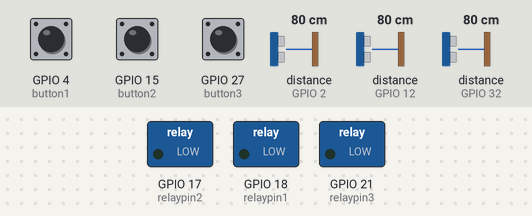
Recording of a sketch running on a simulated ESP32. Shown: switched loads named in the sketch (green lamp = pin HIGH). Wiring (inferred from the names in the program): 3 × ultrasonic range finder: trigger GPIO 13, echo GPIO 12 / trigger GPIO 14, echo GPIO 2 / trigger GPIO 33, echo GPIO 32. Dashed ring = blinking. The test bench sets the inputs (shaded band); at power-on: GPIO 4 (button1) HIGH, GPIO 15 (button2) HIGH, GPIO 27 (button3) HIGH, distance to the obstacle (sensors on GPIO 2, GPIO 12, GPIO 32) 80 cm. The echo pulse lasts 58.3 µs per cm; nothing arrives over Bluetooth unless stated; pins used as bus, display or sensor lines are not drawn; what the sketch prints to the serial monitor is not drawn.

Above: at 1.2 s.
1.3 s: GPIO 4 (button1) pulled LOW for 3.2 s
At 2.0 s:
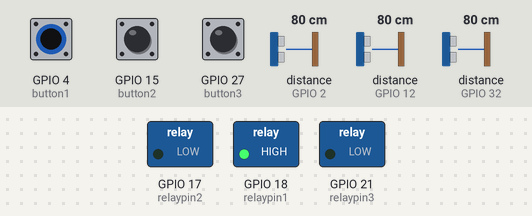
6.8 s: GPIO 15 (button2) pulled LOW for 0.15 s
At 7.4 s:
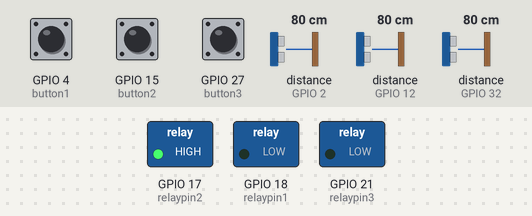
9.9 s: GPIO 27 (button3) pulled LOW for 0.15 s
At 10.8 s:
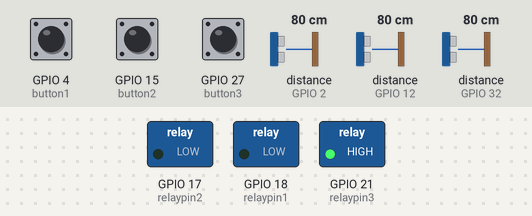
13.0 s: GPIO 27 (button3) pulled LOW for 1 s
At 15.6 s:
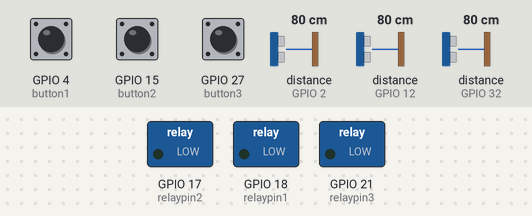
16.5 s: GPIO 27 (button3) pulled LOW for 3.2 s
At 16.8 s:
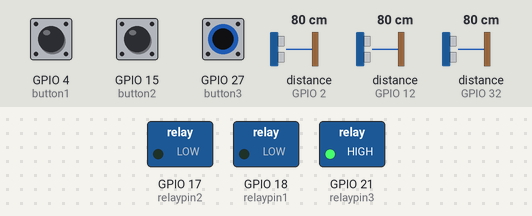
Timing chart, 0 to 22.0 s (numbered marks = the images above; inputs shaded):
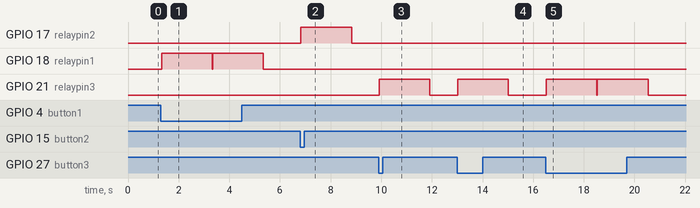

Measured:
- after the input at 1.3 s, GPIO 18 (relaypin1): alternates HIGH for 2.0 s and LOW for 0.02 s, starting at once
- after the input at 6.8 s, GPIO 17 (relaypin2): LOW → HIGH at once, → LOW 2.0 s later
- after the input at 9.9 s, GPIO 21 (relaypin3): LOW → HIGH at once, → LOW 2.0 s later
- after the input at 13.0 s, GPIO 21 (relaypin3): LOW → HIGH at once, → LOW 2.0 s later
- after the input at 16.5 s, GPIO 21 (relaypin3): alternates HIGH for 2.0 s and LOW for 0.02 s, starting at once

The sketch:

mastercode_plus_mvpcode.ino
```cpp
#include "BluetoothSerial.h"

//Properly enables bluetooth:
#if !defined(CONFIG_BT_ENABLED) || !defined(CONFIG_BLUEDROID_ENABLED)
#error Bluetooth is not enabled! Please run make menuconfig to and enable it
#endif

//Instanciates the BluetoothSerial object:
BluetoothSerial SerialBT;

// 3 --> top compartment
// 2 --> middle compartment
// 1 --> bottom compartment

const int trigpin3 = 13;
const int echopin3 = 12;

const int trigpin2 = 33;
const int echopin2 = 32;

const int trigpin1 = 14;
const int echopin1 = 2;

const int button3 = 27;   // top compartment button -- this is the button with red and black wires
const int button2 = 15;   // middle compartment button -- this is is the button with purple wires
const int button1 = 4;   // bottom compartment button -- this is is the button with two white wires

const int relaypin1 = 18; // bottom compartment
const int relaypin2 = 17; // middle compartment
const int relaypin3 = 21; // top compartment

int buttonstate3;
int buttonstate2;
int buttonstate1;

long duration3;
long duration2;
long duration1;
float distance3;
float distance2;
float distance1;


String incomingmessage = "";
String mastercode = "master";//"master ins", "200931 relay_1","master pwd newpass","newpass relay_1"

float distanceSensor(const int trigpin, const int echopin){

  digitalWrite(trigpin,LOW);
  delay(0.005);

  digitalWrite(trigpin,HIGH);
  delay(0.010);
  digitalWrite(trigpin,LOW);

  long duration = pulseIn(echopin,HIGH);
  float distance = (duration/2)*0.03402778l;
  Serial.println(distance);

  return distance;

}

void intepretmessage(String incoming){

  if(incoming.length() >= 8){
      String key = incoming.substring(0,6);
      String instruction = incoming.substring(7);//"master relay_1","master relay_2", "master relay_3", "master unlock"
      //keyIsValid()
     Serial.println(key);
     Serial.println(instruction);

     if(key == mastercode){
       if(instruction == "relay_1"){
        digitalWrite(relaypin1,HIGH);
        delay(2000); //2 second delay for testing purposes, supposed to be 10 seconds
        digitalWrite(relaypin1,LOW);
       }
        else if(instruction == "relay_2"){
        digitalWrite(relaypin2,HIGH);
        delay(2000); //2 second delay for testing purposes, supposed to be 10 seconds
        digitalWrite(relaypin2,LOW);
      }
        else if(instruction == "relay_3"){
        digitalWrite(relaypin3,HIGH);
        delay(2000); //2 second delay for testing purposes, supposed to be 10 seconds
        digitalWrite(relaypin3,LOW);
        }

        else if(instruction == "unlock"){

          digitalWrite(relaypin1, HIGH);
          digitalWrite(relaypin2, HIGH);
          digitalWrite(relaypin3, HIGH);
          delay(2000);
          digitalWrite(relaypin1, LOW);
          digitalWrite(relaypin2, LOW);
          digitalWrite(relaypin3, LOW);

        }//else if(pwd) => mastercode = newpass;
    }
  }
 }
void setup(){

  pinMode(trigpin3,OUTPUT);
  pinMode(echopin3,INPUT);
  pinMode(trigpin2,OUTPUT);
  pinMode(echopin2,INPUT);
  pinMode(trigpin1,OUTPUT);
  pinMode(echopin1,INPUT);
  pinMode(button3,INPUT_PULLUP);
  pinMode(button2,INPUT_PULLUP);
  pinMode(button1,INPUT_PULLUP);
  pinMode(relaypin1, OUTPUT);
  pinMode(relaypin2, OUTPUT);
  pinMode(relaypin3, OUTPUT);
  Serial.begin(115200);                                                       //Making the communication rate correct
  SerialBT.begin("Smartbox"); //Bluetooth device name                         //Naming the device
  Serial.println("The device started, now you can pair it with bluetooth!");  //Message saying

}

void loop(){
  buttonstate3 = digitalRead(button3); //button is active low
  buttonstate2 = digitalRead(button2);
  buttonstate1 = digitalRead(button1);

  distance3 = distanceSensor(trigpin3, echopin3);
  distance2 = distanceSensor(trigpin2, echopin2);
  distance1 = distanceSensor(trigpin1, echopin1);


      /*digitalWrite(trigpin,LOW);
      delay(0.005);

      digitalWrite(trigpin,HIGH);
      delay(0.010);
      digitalWrite(trigpin,LOW);
      duration = pulseIn(echopin,HIGH);
      distance = (duration/2)*0.03402778l;
      Serial.println(distance);*/


  if(SerialBT.available()){
    incomingmessage = SerialBT.readString();
    intepretmessage(incomingmessage);
  }

  else{
    if(buttonstate3 == 0){ // this button controls the top compartment lock
      if(distance3 >= 36){ //if compartment is greater than or equal than default distance, it means the box is empty
        digitalWrite(relaypin3,HIGH); //relay is off
        delay(2000); //2 second delay for testing purposes, supposed to be 10 seconds
        digitalWrite(relaypin3,LOW);//relay is on
      }
    }

    else if(buttonstate2 == 0){ // this button controls the top compartment lock
      if(distance2 >= 36){ // if compartment is greater than or equal than default distance, it means the box is empty
        // may need to change the distance above based on how the compartment was put together
        digitalWrite(relaypin2,HIGH); //relay is off
        delay(2000); //2 second delay for testing purposes, supposed to be 10 seconds
        digitalWrite(relaypin2,LOW);//relay is on
      }
    }

    else if(buttonstate1 == 0){ // this button controls the top compartment lock
      if(distance1 >= 36){ //if compartment is greater than or equal than default distance, it means the box is empty
        // may need to change the distance above based on how the compartment was put together
        digitalWrite(relaypin1,HIGH); //relay is off
        delay(2000); //2 second delay for testing purposes, supposed to be 10 seconds
        digitalWrite(relaypin1,LOW);//relay is on
      }
    }
  }


}
```
